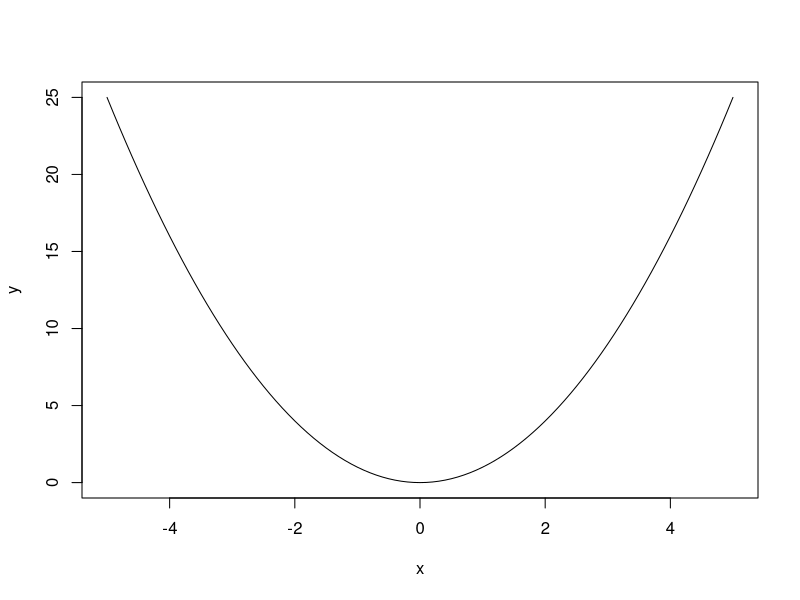

Source code (R): (Note: this script raises an error after producing the figure.)
# numeric variable
a=1
class(a)
a=as.integer(a)
a
class(a)
mode(a)
str(a)
structure(a)
# vector
b=c(1,2,2,42,2,31,1,3,13e2,3,1,3,NA,31,3)
b
class(b)
mode(b)
#NULL and  NA
C=NULL
length(C)
C
C=NA
length(C)
#characters/ string
d=c('This','is ','a ','string','vector')
d
e=c('1213','121')
class(e)
e
b[1]
b[0]
f = numeric(10)
f
#Boolean variable
g = TRUE
g
class(g)
mode(g)
g = 1<2
g
g = 1>2
g <- 1==1
g

#index of vecto
length(d)
d[1]
d[2]
d[3]
d
d[length(d)]
d[-1]#exclude
d[-3]
d[c(2,5)]

#Boolean vectors

a= c(F,T,F,F,T)
a
d[a]
my_string = d[4]
my_string
my_string[2]
class(my_string)
as.factor(d)
as.factor(my_string)

d[6] = 'This'
as.factor(d)

#Define sequences
a = rep(30, 10)
a
b=rep(10,30)
C  = rep(each = 30, x = 10)
C
b
print(b)
b==C
identity(b)==identity(C)
C[length(C)] = 11
C
b == C
any(b!=C)
?rep()
d = 1:100
d = c(1:29,77:100)
diff(d)
e = seq(from = .1, to = 101, by = .1)
length(e)
seq_along(e)
1:length(e)

#Fibonacci Sequence

Fib = numeric(100)
Fib[c(1,2)] <-1
Fib[-c(1,2)]<-NA
Fib
for(i in seq_along(Fib)){
  if (is.na(Fib[i])){
    Fib[i]<-Fib[i-1]+Fib[i-2]
  }
}
Fib
Fib<-as.integer(Fib)
Fib

x=seq(from =-5,to=5,by=.1
      )
y=x^2
y
plot(x,y,type = 'l ')
#matrix
m = matrix(1:9,3)
m1 = matrix(1:25,5)
m1
m2 = matrix(1:12,ncol = 12)
m2
m3 = matrix(1:12,nrow = 3)
m3
m4 = matrix(1:12,ncol =4 ,byrow = T)
m4
m4[,2]
m4[,1]
m4[,c(2,4)]
m4[1:2,3:4]
v = as.vector(m)
v
v4 = as.vector(m4)
v4
t(m4)
v4 = as.vector(t(m4))
v4

#Array
a =  1:8
class(a)
dim(a) = c(2,2,2)
a

#Index

a[1,2,1]
a[,,1]
a[1,,]
vec =  c(a = 1,b  = 2)
vec
vec["a"]
a = 2
a
vec["a"]
vec[2]
vec["b"]

#list
mylist<-list(a = 1,
             b = 2,
             c = 'if you get a lot of contents',
             d = 'you would better put it like this')
mylist
mylist[1]
mylist$a

mylistoflist<-list(firstlist =mylist, list(1,2))
mylistoflist 
str(mylistoflist)
mylistoflist[[1]]
mylistoflist$firstlist
mylistoflist$firstlist[1]
mylistoflist[[1]]$a
a = 2
a
mylistoflist[[1]]$a

#data frame
data()

volcano
iris
str(iris)
summary(iris)
a = c(1,32,2,1,3,13,1,21,21,211,31323132,11,2,11,2,1,3,1,1)
b = seq_along(a)+32+runif(length(a),1)
mydata= data.frame(a = a,b = b)
mydata
a
b
remove(a)
remove(b)
a
b
attach(mydata)
a
detach(mydata)
a
plot(iris)
plot(mydata)

plot(mydata[,1],mydata[,2])
plot(mydata[,2],mydata[,1])

plot(iris$Sepal.Width,iris$Sepal.Length)
plot(iris[,1:4])
plot(iris[,-ncol(iris)])
iris[,-ncol(iris)]

iris[iris$Species=='setosa',1:4]
subset(iris,Species == 'setosa',)
